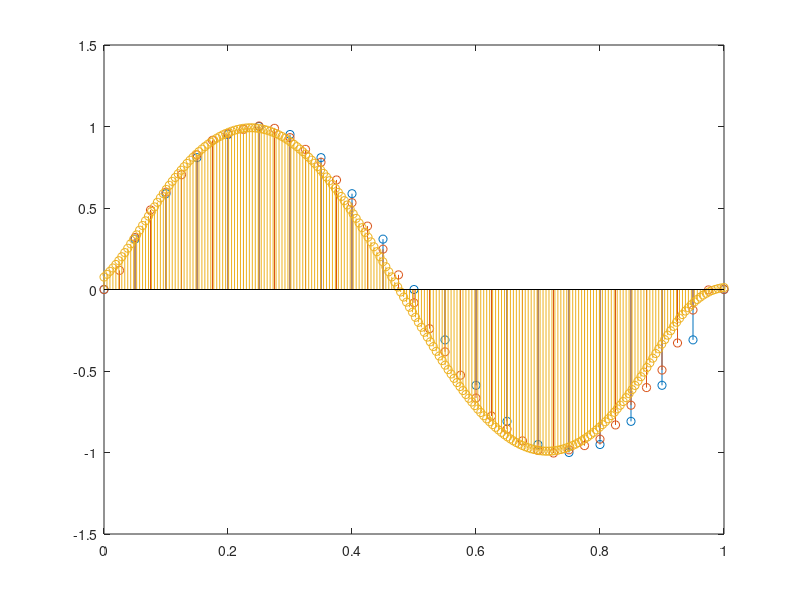

Source code (MATLAB):
clear
clc
t = 0:0.05:1;
f=1;
y = sin(2*pi*f*t);

stem(t,y)


fy = fft(y);

plot(abs(fy))

pad_fy = [fy(1:11) zeros(1,20) fy(12:end)];

yhat = ifft(pad_fy)*length(pad_fy)/(length(fy));

stem(t,y)
hold on
stem(linspace(0,1,length(pad_fy)),yhat)
y_I = interp(y,10);
stem(linspace(0,1,length(y_I)),y_I)


hold off

